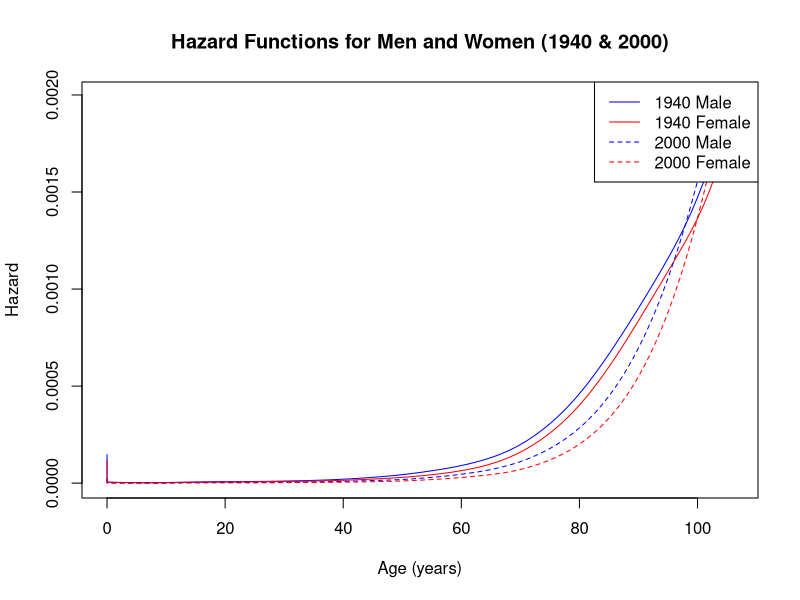
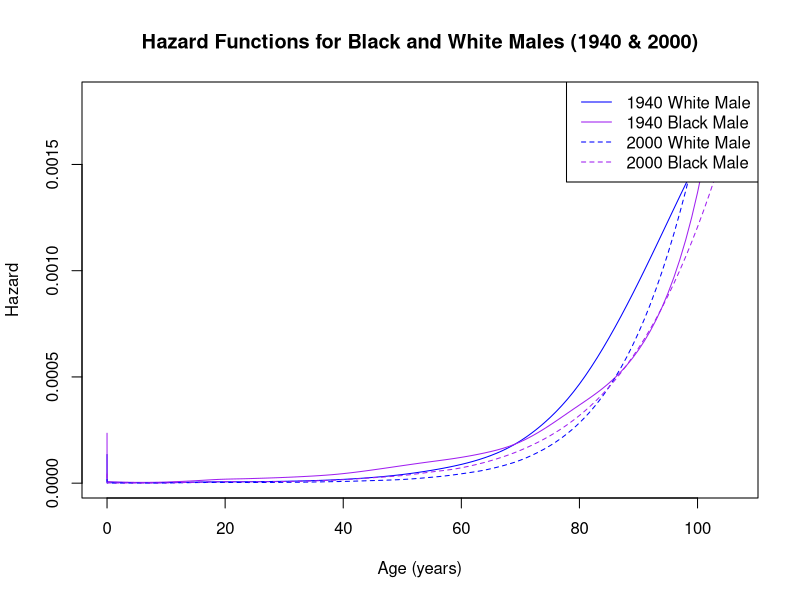
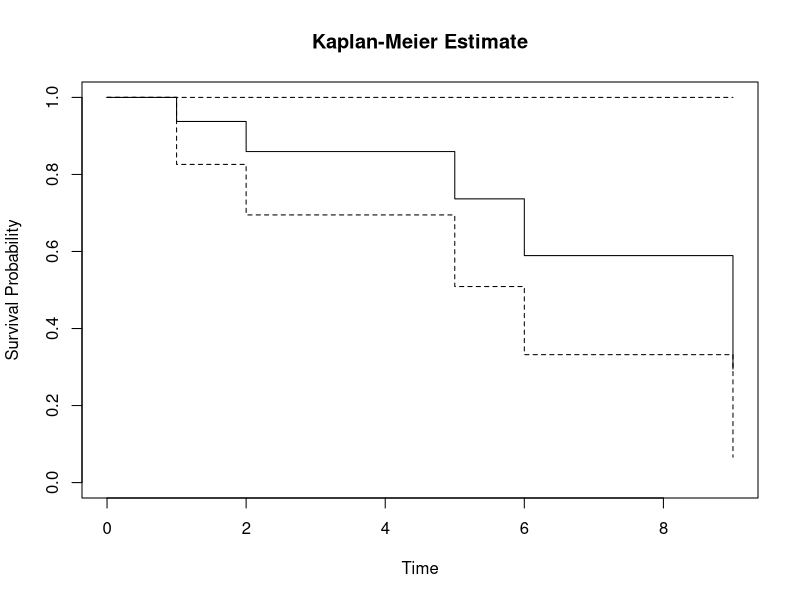

Recreate these plots in R, in order. (Note: this script raises an error after producing the figures.)
## ---- chunk 1
knitr::opts_chunk$set(echo = TRUE)
## ---- chunk 2
library(survival)
library(ggplot2)

data(survexp.us, package = "survival")

tm <- c(0, 1/365, 7/365, 28/365, 1:110)[1:110]

hazMale1940 <- survexp.us[, "male", "1940"]
hazFemale1940 <- survexp.us[, "female", "1940"]
hazMale2000 <- survexp.us[, "male", "2000"]
hazFemale2000 <- survexp.us[, "female", "2000"]

plot(tm, hazMale1940, type="l", col="blue", xlab="Age (years)", ylab="Hazard", main="Hazard Functions for Men and Women (1940 & 2000)")
lines(tm, hazFemale1940, col="red")
lines(tm, hazMale2000, col="blue", lty=2)
lines(tm, hazFemale2000, col="red", lty=2)
legend("topright", legend=c("1940 Male", "1940 Female", "2000 Male", "2000 Female"), col=c("blue", "red", "blue", "red"), lty=c(1, 1, 2, 2))

## ---- chunk 3
data(survexp.usr, package = "survival")

hazBlackMale1940 <- survexp.usr[, 1, 2, 1]   # black male in 1940
hazWhiteMale1940 <- survexp.usr[, 1, 1, 1]   # white male in 1940
hazBlackMale2000 <- survexp.usr[, 1, 2, 61]  # black male in 2000
hazWhiteMale2000 <- survexp.usr[, 1, 1, 61]  # white male in 2000


plot(tm, hazWhiteMale1940, type="l", col="blue", xlab="Age (years)", ylab="Hazard", main="Hazard Functions for Black and White Males (1940 & 2000)")
lines(tm, hazBlackMale1940, col="purple")
lines(tm, hazWhiteMale2000, col="blue", lty=2)
lines(tm, hazBlackMale2000, col="purple", lty=2)
legend("topright", legend=c("1940 White Male", "1940 Black Male", "2000 White Male", "2000 Black Male"), col=c("blue", "purple", "blue", "purple"), lty=c(1, 1, 2, 2))
## ---- chunk 4
time <- c(9,9,7,6,6,5,4,2,4,1,1,1,1,5,3,2)
event <- c(0,1,0,0,1,1,0,1,0,0,1,0,0,0,0,0) # 1 = event occurred, 0 = censored

df <- data.frame(time, event)
surv_obj <- Surv(time, event)
## ---- chunk 5
fit <- survfit(surv_obj ~ 1)
summary(fit)
## ---- chunk 6
plot(fit, main="Kaplan-Meier Estimate", xlab="Time", ylab="Survival Probability")

library(survminer)

ggsurvplot(fit, data = df, conf.int = TRUE, risk.table = TRUE, surv.median.line = "v", 
           ggtheme = theme_minimal(), palette = "blue", title = "Kaplan-Meier Estimate")
